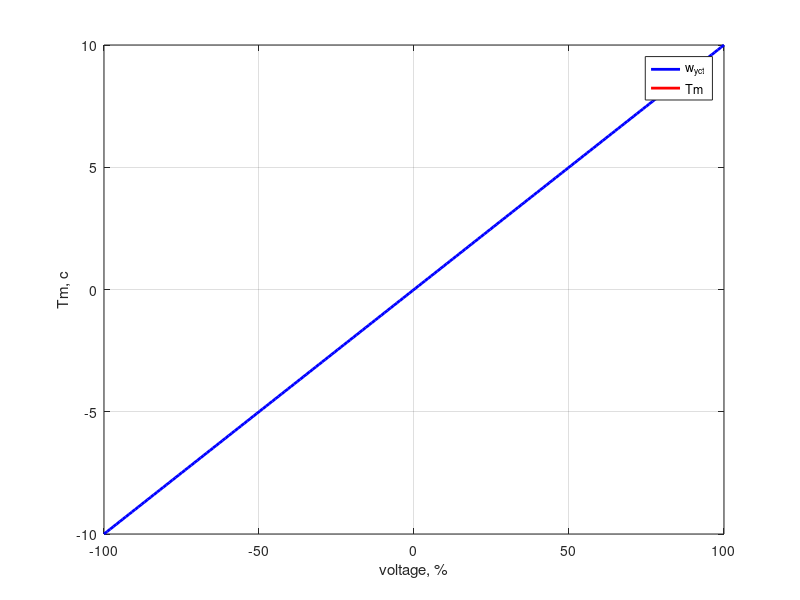

Write the MATLAB code that produced this figure.
% Khai báo các biến
U_pr = linspace(100, -100, 200);      % Điện áp đặt vào động cơ (tính theo %)
ke = 0.1;     % Hằng số điện động - 
Tm = 0.06;    % Hằng số thời gian cơ học của động cơ
J= 0.0023;    % Môment quán tính  

% Lưu các giá trị vào workspace
assignin('base', 'U_pr', U_pr);
assignin('base', 'ke', ke);
assignin('base', 'Tm', Tm);
assignin('base', 'J', J);

%plot(out.theta.time, out.theta.signals.values);
%xlabel('Time, s');
%ylabel('Angel, rad');
%hold on

%plot(out.omega.time, out.omega.signals.values);
%xlabel('Time, s');
%ylabel('Angular speed, rad/s');
%legend('Theta', 'Omega');

figure;
w_yct = U_pr*ke;    % tốc độ góc ổn định - установившуюся скорость двигателя
Tm = 0;            % электромеханическую постоянную времени

plot(U_pr, w_yct, '-b', 'LineWidth', 2);
grid on;
xlabel('voltage, %');
ylabel('w_у_с_т, rad/c');
%title('Dependency of \omega_{yct} on U_{pr}');
hold on

plot(U_pr, Tm, '-r', 'LineWidth', 2);
grid on;
xlabel('voltage, %');
ylabel('Tm, c');
legend('w_y_c_t', 'Tm');